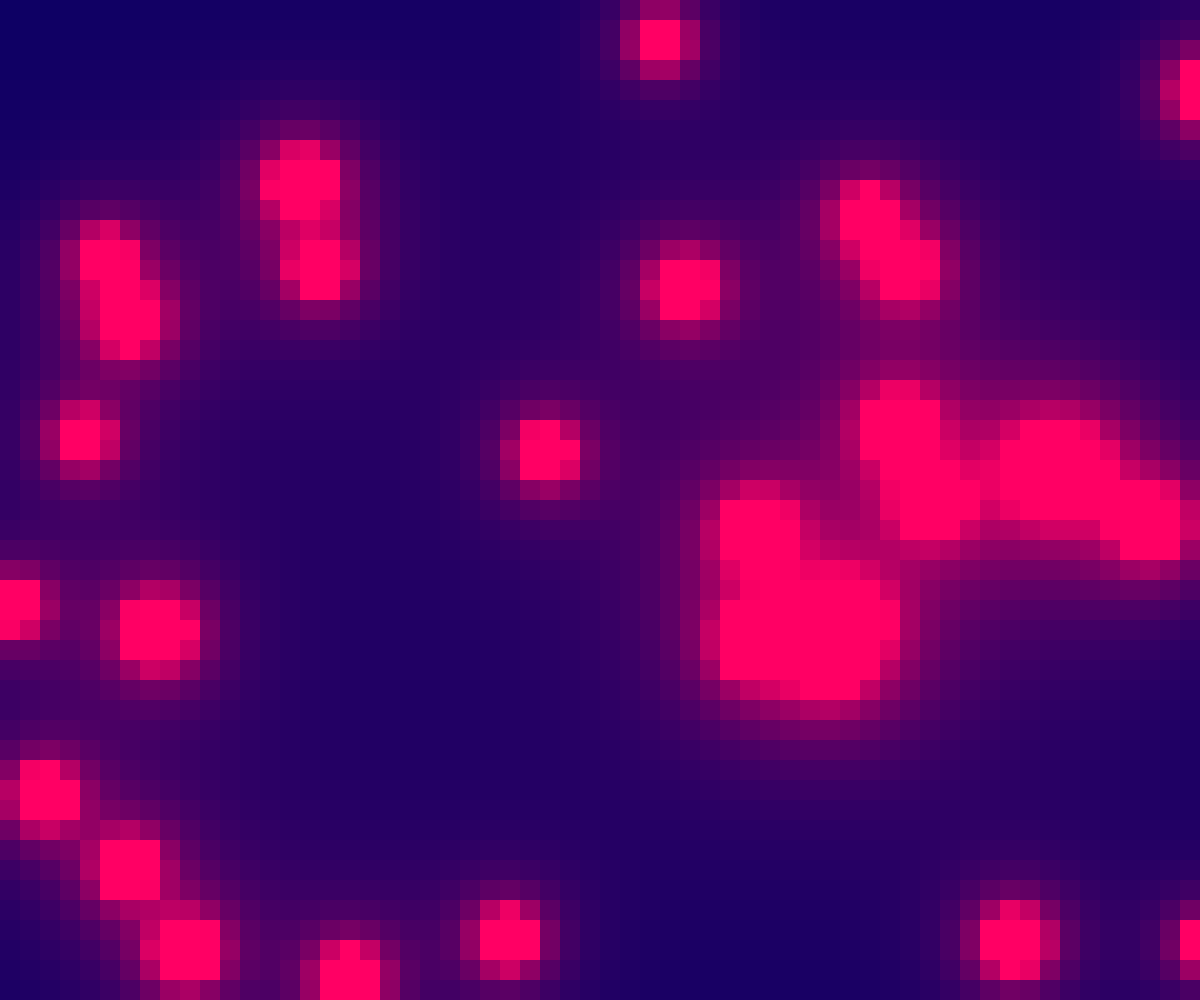
Frame 1 (no input)
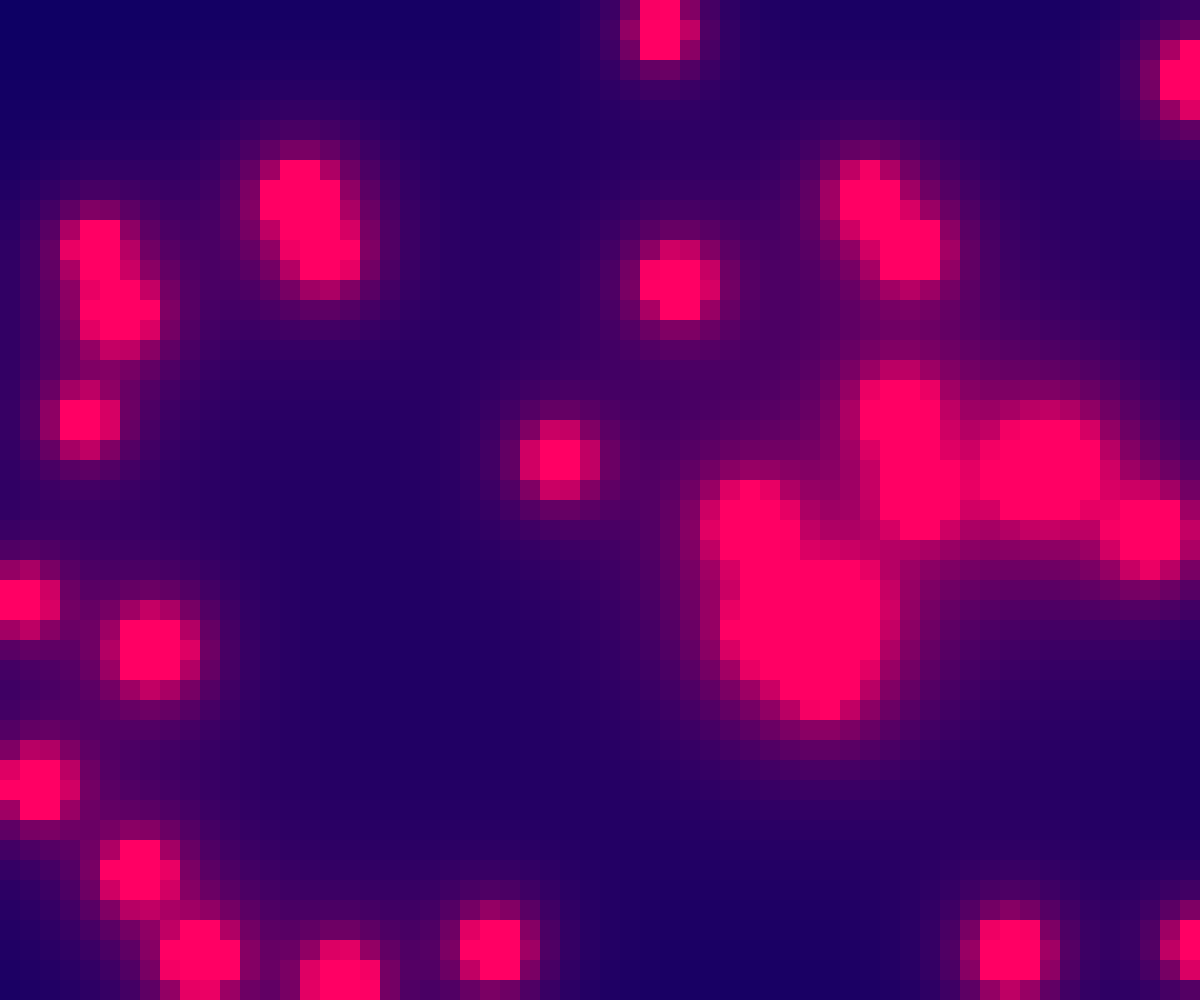
Frame 60 (no input)
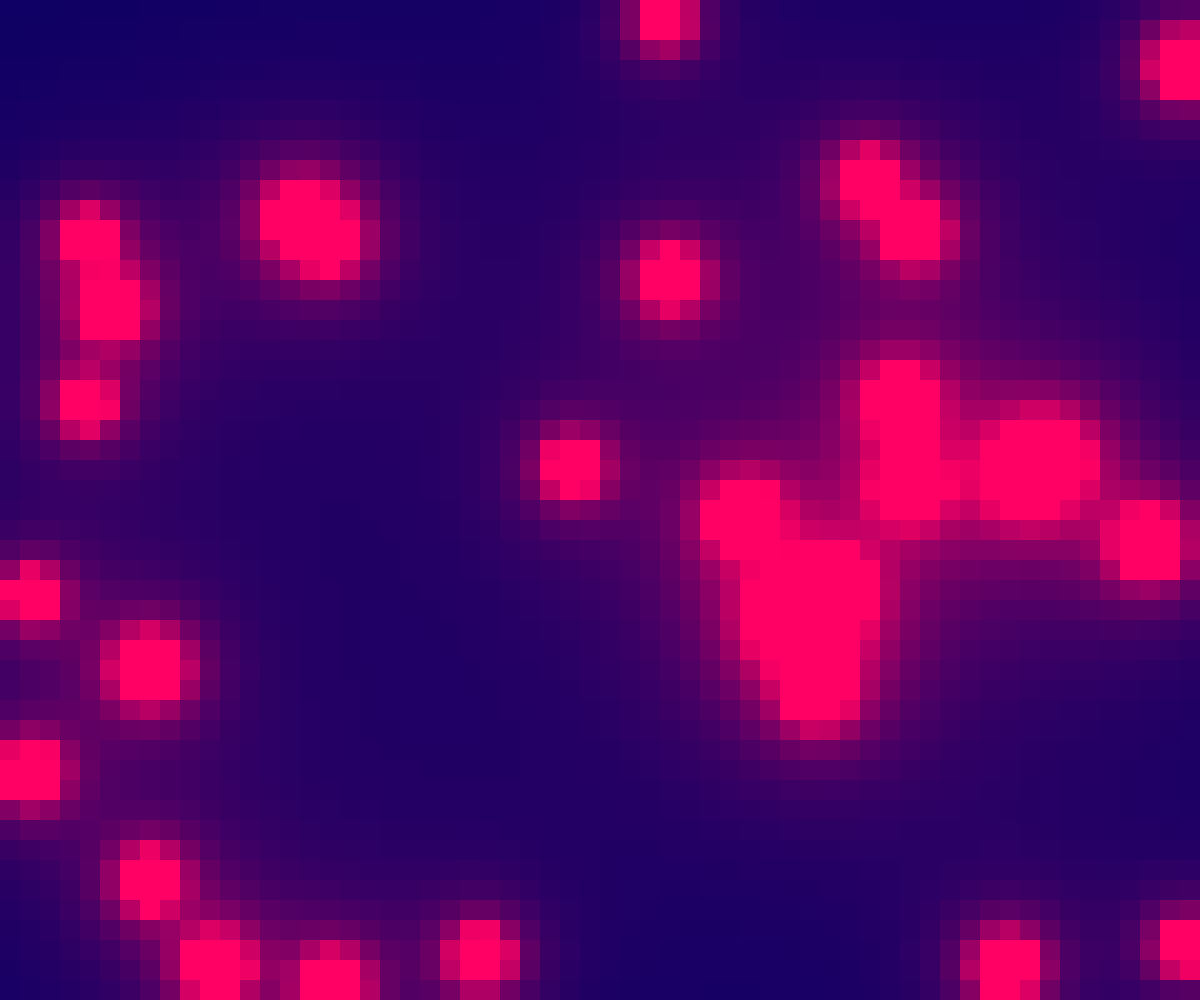
Frame 120 (the mouse pressed at the canvas centre since frame 60)

The p5.js sketch that drew these frames (run headless with seeded random() and noise() and a simulated clock; from frame 60 on, the mouse is pressed at the canvas centre):

// p5.js sketch
// ── sketch.js
let bx = [];
let by = [];
let br = [];
let bxs = [];
let bys = [];

let nblobs = 30;

let step = 20;
let cols, rows;

function setup() {

  createCanvas(windowWidth, windowHeight);
  //colorMode(HSB);
  noStroke();

  cols = floor(width/step);
  rows = floor(height/step);

  for (let i=0;i<nblobs;i++){

    bx[i] = random(width);
    by[i] = random(height);

    let angle = random(TWO_PI);

    bxs[i] = random(width*0.0001, width*0.0003)*cos(angle);
    bys[i] = random(width*0.0001, width*0.0003)*sin(angle);

    br[i] = random(height*0.25,width*0.3);
  }
}

function draw() {

  background(0);

  for (let i=0;i<cols;i++){

    let x = i*step;

    for (let j=0;j<rows;j++){

      let y = j*step;

      let sum = 0;

      for (let k=0;k<nblobs;k++){

        let dx = x - bx[k];
        let dy = y - by[k];

        let d = dx*dx + dy*dy + 0.0001;

        sum += (br[k]*br[k]) / (10*d);
      }

      let hue = (sum*20);

      fill(hue,0,100);
      rect(x,y,step,step);
    }
  }

  // actualizar blobs
  for (let i=0;i<nblobs;i++){

    bx[i] += bxs[i];
    by[i] += bys[i];

    if (bx[i] > width || bx[i] < 0) bxs[i] *= -1;
    if (by[i] > height || by[i] < 0) bys[i] *= -1;
  }
}

// Automatically resize the canvas when the window changes
function windowResized() {
  resizeCanvas(windowWidth, windowHeight);
}
// ── blob.js
class Blob {

  constructor(x, y) {
    this.x = x;
    this.y = y;
    let angle = random(0, 2 * PI);
    this.xspeed = random(2, 5) * Math.cos(angle);
    this.yspeed = random(2, 5) * Math.sin(angle);
    this.r = random(120, 240);
  }

  update() {
    this.x += this.xspeed;
    this.y += this.yspeed;
    if (this.x > width || this.x < 0) this.xspeed *= -1;
    if (this.y > height || this.y < 0) this.yspeed *= -1;
  }

  show() {
    noFill();
    stroke(0);
    strokeWeight(4);
    ellipse(this.x, this.y, this.r * 2, this.r * 2);
  }
}
